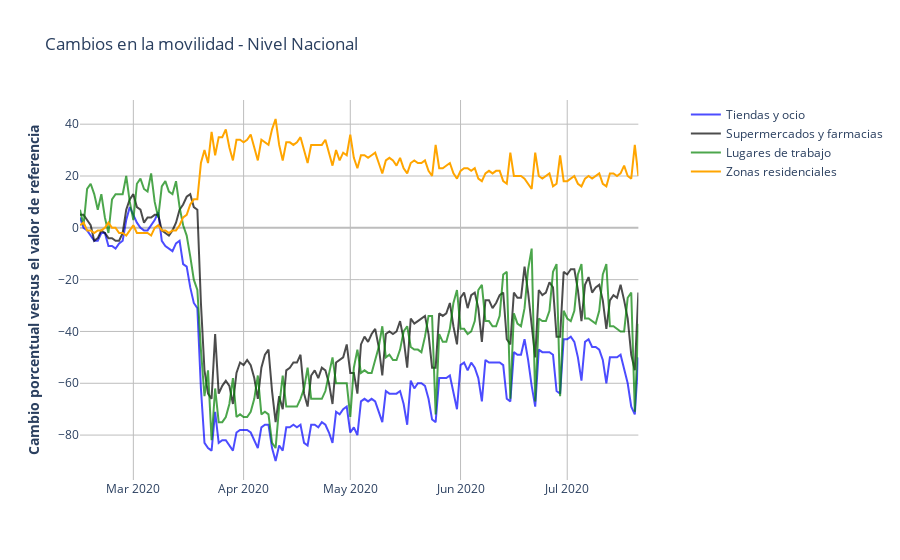

Notebook code for this chart:
### Code cell
df_g_colN=df_g_col[ df_g_col["sub_region_1"] == "Nacional" ]

fig = make_subplots(specs=[[{"secondary_y": True}]],)

fig.add_trace(go.Scatter(
                x=df_g_colN.date,
                y=df_g_colN['retail_and_recreation_percent_change_from_baseline'],
                name="Tiendas y ocio",
                line_color='Blue',
                opacity=0.7), secondary_y=False,)

fig.add_trace(go.Scatter(
                x=df_g_colN.date,
                y=df_g_colN['grocery_and_pharmacy_percent_change_from_baseline'],
                name="Supermercados y farmacias",
                line_color='black',
                opacity=0.7), secondary_y=False,)

fig.add_trace(go.Scatter(
                x=df_g_colN.date,
                y=df_g_colN['workplaces_percent_change_from_baseline'],
                name="Lugares de trabajo",
                line_color='green',
                opacity=0.7), secondary_y=False,)

fig.add_trace(go.Scatter(
                x=df_g_colN.date,
                y=df_g_colN['residential_percent_change_from_baseline'],
                name="Zonas residenciales",
                line_color='orange',
                opacity=1), secondary_y=False,)


# Titulo
fig.update_layout(
    title_text="Cambios en la movilidad - Nivel Nacional", 
    paper_bgcolor='rgba(0,0,0,0)',
    plot_bgcolor='rgba(0,0,0,0)',
   
)
# Set x-axis title

#title_text="<b>Periodo mensual ( Enero 2014 - Enero 2020)</b>"

fig.update_xaxes(gridcolor='#bdbdbd')

# Set y-axes titles
fig.update_yaxes(title_text="<b>Cambio porcentual versus el valor de referencia</b>", secondary_y=False,gridcolor='#bdbdbd',zerolinecolor='#bdbdbd')



fig.show()

### Figure 1 — Plotly figure (JSON) as saved in the notebook; plotly's stock layout.template omitted (floating-point values rounded to 4 significant figures; data arrays with more than 128 entries replaced by an {"elided": "..."} marker saying what was removed)
{"data": [{"line": {"color": "Blue"}, "name": "Tiendas y ocio", "opacity": 0.7, "type": "scatter", "x": {"elided": "158 str values"}, "xaxis": "x", "y": {"elided": "158 int values"}, "yaxis": "y"}, {"line": {"color": "black"}, "name": "Supermercados y farmacias", "opacity": 0.7, "type": "scatter", "x": {"elided": "158 str values"}, "xaxis": "x", "y": {"elided": "158 int values"}, "yaxis": "y"}, {"line": {"color": "green"}, "name": "Lugares de trabajo", "opacity": 0.7, "type": "scatter", "x": {"elided": "158 str values"}, "xaxis": "x", "y": {"elided": "158 int values"}, "yaxis": "y"}, {"line": {"color": "orange"}, "name": "Zonas residenciales", "opacity": 1, "type": "scatter", "x": {"elided": "158 str values"}, "xaxis": "x", "y": {"elided": "158 int values"}, "yaxis": "y"}], "layout": {"paper_bgcolor": "rgba(0,0,0,0)", "plot_bgcolor": "rgba(0,0,0,0)", "title": {"text": "Cambios en la movilidad - Nivel Nacional"}, "xaxis": {"anchor": "y", "domain": [0, 0.94], "gridcolor": "#bdbdbd"}, "yaxis": {"anchor": "x", "domain": [0, 1], "gridcolor": "#bdbdbd", "title": {"text": "<b>Cambio porcentual versus el valor de referencia</b>"}, "zerolinecolor": "#bdbdbd"}, "yaxis2": {"anchor": "x", "overlaying": "y", "side": "right"}}}
